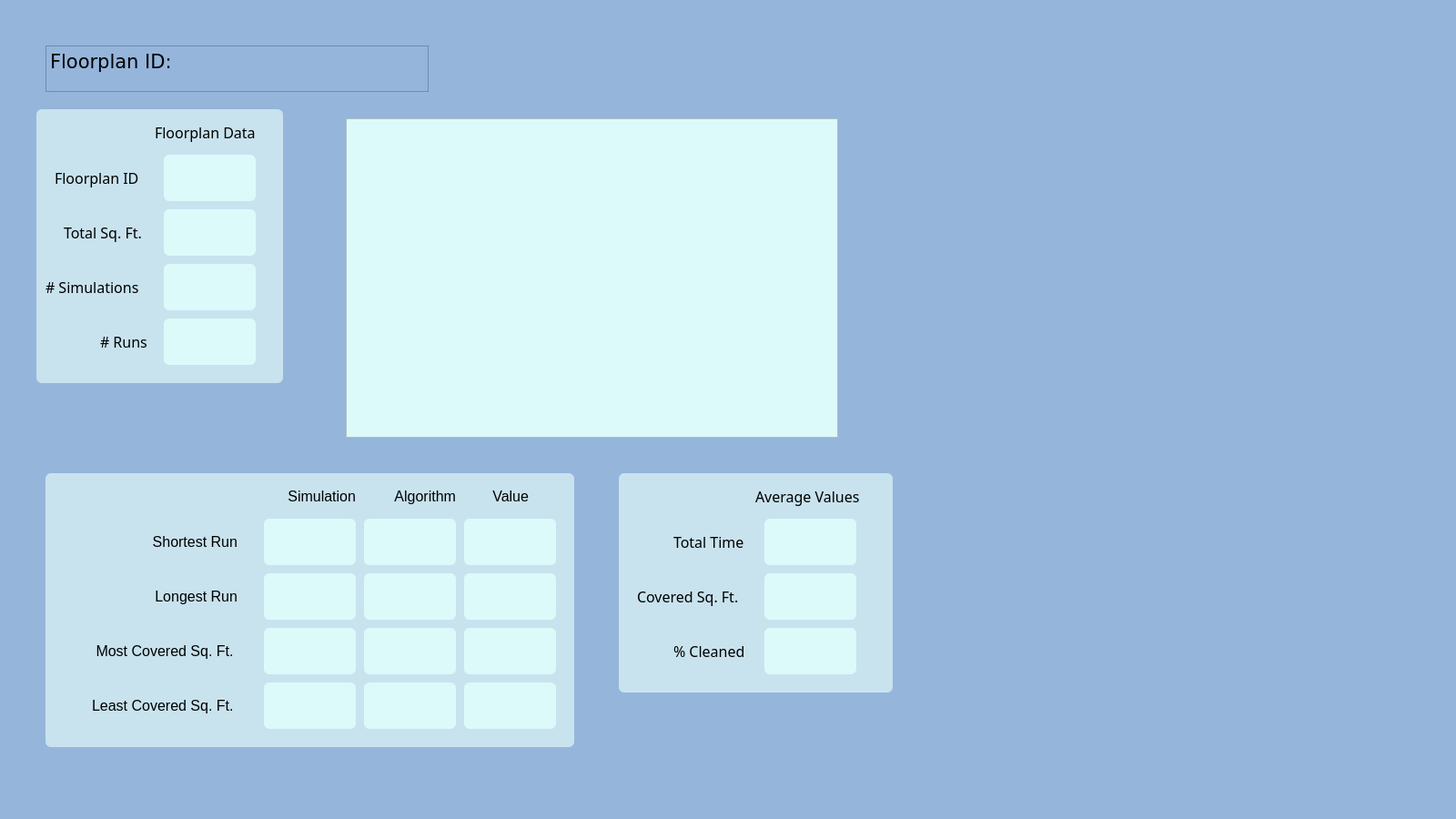
<?xml version="1.0" encoding="UTF-8"?>
<ui version="4.0">
 <class>summary</class>
 <widget class="QWidget" name="summary">
  <property name="geometry">
   <rect>
    <x>0</x>
    <y>0</y>
    <width>1600</width>
    <height>900</height>
   </rect>
  </property>
  <property name="windowTitle">
   <string>MainWindow</string>
  </property>
  <property name="styleSheet">
   <string notr="true">background-color: rgb(149, 181, 219);</string>
  </property>
  <widget class="QWidget" name="centralwidget" native="true">
   <property name="geometry">
    <rect>
     <x>0</x>
     <y>0</y>
     <width>1191</width>
     <height>851</height>
    </rect>
   </property>
   <widget class="QGraphicsView" name="floorplanView">
    <property name="geometry">
     <rect>
      <x>380</x>
      <y>130</y>
      <width>541</width>
      <height>351</height>
     </rect>
    </property>
    <property name="styleSheet">
     <string notr="true">background-color: rgb(220, 250, 250);</string>
    </property>
   </widget>
   <widget class="QFrame" name="frame">
    <property name="geometry">
     <rect>
      <x>50</x>
      <y>520</y>
      <width>581</width>
      <height>301</height>
     </rect>
    </property>
    <property name="styleSheet">
     <string notr="true">background-color: rgb(200, 227, 238);
 border-radius: 6px;</string>
    </property>
    <property name="frameShape">
     <enum>QFrame::Shape::StyledPanel</enum>
    </property>
    <property name="frameShadow">
     <enum>QFrame::Shadow::Raised</enum>
    </property>
    <widget class="QLabel" name="longLabel">
     <property name="geometry">
      <rect>
       <x>90</x>
       <y>120</y>
       <width>121</width>
       <height>31</height>
      </rect>
     </property>
     <property name="font">
      <font>
       <pointsize>12</pointsize>
      </font>
     </property>
     <property name="text">
      <string>Longest Run</string>
     </property>
     <property name="alignment">
      <set>Qt::AlignmentFlag::AlignRight|Qt::AlignmentFlag::AlignTrailing|Qt::AlignmentFlag::AlignVCenter</set>
     </property>
    </widget>
    <widget class="QTextEdit" name="valueMC">
     <property name="geometry">
      <rect>
       <x>460</x>
       <y>170</y>
       <width>101</width>
       <height>51</height>
      </rect>
     </property>
     <property name="font">
      <font>
       <pointsize>12</pointsize>
      </font>
     </property>
     <property name="styleSheet">
      <string notr="true">background-color: rgb(220, 250, 250);</string>
     </property>
    </widget>
    <widget class="QTextEdit" name="simMC">
     <property name="geometry">
      <rect>
       <x>240</x>
       <y>170</y>
       <width>101</width>
       <height>51</height>
      </rect>
     </property>
     <property name="font">
      <font>
       <pointsize>12</pointsize>
      </font>
     </property>
     <property name="styleSheet">
      <string notr="true">background-color: rgb(220, 250, 250);</string>
     </property>
    </widget>
    <widget class="QLabel" name="label_4">
     <property name="geometry">
      <rect>
       <x>10</x>
       <y>240</y>
       <width>201</width>
       <height>31</height>
      </rect>
     </property>
     <property name="font">
      <font>
       <pointsize>12</pointsize>
      </font>
     </property>
     <property name="text">
      <string>Least Covered Sq. Ft. </string>
     </property>
     <property name="alignment">
      <set>Qt::AlignmentFlag::AlignRight|Qt::AlignmentFlag::AlignTrailing|Qt::AlignmentFlag::AlignVCenter</set>
     </property>
    </widget>
    <widget class="QTextEdit" name="algMC">
     <property name="geometry">
      <rect>
       <x>350</x>
       <y>170</y>
       <width>101</width>
       <height>51</height>
      </rect>
     </property>
     <property name="font">
      <font>
       <pointsize>12</pointsize>
      </font>
     </property>
     <property name="styleSheet">
      <string notr="true">background-color: rgb(220, 250, 250);</string>
     </property>
    </widget>
    <widget class="QTextEdit" name="valueLC">
     <property name="geometry">
      <rect>
       <x>460</x>
       <y>230</y>
       <width>101</width>
       <height>51</height>
      </rect>
     </property>
     <property name="font">
      <font>
       <pointsize>12</pointsize>
      </font>
     </property>
     <property name="styleSheet">
      <string notr="true">background-color: rgb(220, 250, 250);</string>
     </property>
    </widget>
    <widget class="QTextEdit" name="simLR">
     <property name="geometry">
      <rect>
       <x>240</x>
       <y>110</y>
       <width>101</width>
       <height>51</height>
      </rect>
     </property>
     <property name="font">
      <font>
       <pointsize>12</pointsize>
      </font>
     </property>
     <property name="styleSheet">
      <string notr="true">background-color: rgb(220, 250, 250);</string>
     </property>
    </widget>
    <widget class="QTextEdit" name="simSR">
     <property name="geometry">
      <rect>
       <x>240</x>
       <y>50</y>
       <width>101</width>
       <height>51</height>
      </rect>
     </property>
     <property name="font">
      <font>
       <pointsize>12</pointsize>
      </font>
     </property>
     <property name="styleSheet">
      <string notr="true">background-color: rgb(220, 250, 250);</string>
     </property>
    </widget>
    <widget class="QTextEdit" name="algLR">
     <property name="geometry">
      <rect>
       <x>350</x>
       <y>110</y>
       <width>101</width>
       <height>51</height>
      </rect>
     </property>
     <property name="font">
      <font>
       <pointsize>12</pointsize>
      </font>
     </property>
     <property name="styleSheet">
      <string notr="true">background-color: rgb(220, 250, 250);</string>
     </property>
    </widget>
    <widget class="QTextEdit" name="valueLR">
     <property name="geometry">
      <rect>
       <x>460</x>
       <y>110</y>
       <width>101</width>
       <height>51</height>
      </rect>
     </property>
     <property name="font">
      <font>
       <pointsize>12</pointsize>
      </font>
     </property>
     <property name="styleSheet">
      <string notr="true">background-color: rgb(220, 250, 250);</string>
     </property>
    </widget>
    <widget class="QLabel" name="shortLabel">
     <property name="geometry">
      <rect>
       <x>90</x>
       <y>60</y>
       <width>121</width>
       <height>31</height>
      </rect>
     </property>
     <property name="font">
      <font>
       <pointsize>12</pointsize>
      </font>
     </property>
     <property name="text">
      <string>Shortest Run</string>
     </property>
     <property name="alignment">
      <set>Qt::AlignmentFlag::AlignRight|Qt::AlignmentFlag::AlignTrailing|Qt::AlignmentFlag::AlignVCenter</set>
     </property>
    </widget>
    <widget class="QTextEdit" name="valueSR">
     <property name="geometry">
      <rect>
       <x>460</x>
       <y>50</y>
       <width>101</width>
       <height>51</height>
      </rect>
     </property>
     <property name="font">
      <font>
       <pointsize>12</pointsize>
      </font>
     </property>
     <property name="styleSheet">
      <string notr="true">background-color: rgb(220, 250, 250);</string>
     </property>
    </widget>
    <widget class="QTextEdit" name="algLC">
     <property name="geometry">
      <rect>
       <x>350</x>
       <y>230</y>
       <width>101</width>
       <height>51</height>
      </rect>
     </property>
     <property name="font">
      <font>
       <pointsize>12</pointsize>
      </font>
     </property>
     <property name="styleSheet">
      <string notr="true">background-color: rgb(220, 250, 250);</string>
     </property>
    </widget>
    <widget class="QTextEdit" name="simLC">
     <property name="geometry">
      <rect>
       <x>240</x>
       <y>230</y>
       <width>101</width>
       <height>51</height>
      </rect>
     </property>
     <property name="font">
      <font>
       <pointsize>12</pointsize>
      </font>
     </property>
     <property name="styleSheet">
      <string notr="true">background-color: rgb(220, 250, 250);</string>
     </property>
    </widget>
    <widget class="QTextEdit" name="algSR">
     <property name="geometry">
      <rect>
       <x>350</x>
       <y>50</y>
       <width>101</width>
       <height>51</height>
      </rect>
     </property>
     <property name="font">
      <font>
       <pointsize>12</pointsize>
      </font>
     </property>
     <property name="styleSheet">
      <string notr="true">background-color: rgb(220, 250, 250);</string>
     </property>
    </widget>
    <widget class="QLabel" name="mostLabel">
     <property name="geometry">
      <rect>
       <x>10</x>
       <y>180</y>
       <width>201</width>
       <height>31</height>
      </rect>
     </property>
     <property name="font">
      <font>
       <pointsize>12</pointsize>
      </font>
     </property>
     <property name="text">
      <string>Most Covered Sq. Ft. </string>
     </property>
     <property name="alignment">
      <set>Qt::AlignmentFlag::AlignRight|Qt::AlignmentFlag::AlignTrailing|Qt::AlignmentFlag::AlignVCenter</set>
     </property>
    </widget>
    <widget class="QLabel" name="simLabel">
     <property name="geometry">
      <rect>
       <x>240</x>
       <y>10</y>
       <width>101</width>
       <height>31</height>
      </rect>
     </property>
     <property name="font">
      <font>
       <pointsize>12</pointsize>
      </font>
     </property>
     <property name="text">
      <string>Simulation</string>
     </property>
     <property name="alignment">
      <set>Qt::AlignmentFlag::AlignRight|Qt::AlignmentFlag::AlignTrailing|Qt::AlignmentFlag::AlignVCenter</set>
     </property>
    </widget>
    <widget class="QLabel" name="algLabel">
     <property name="geometry">
      <rect>
       <x>350</x>
       <y>10</y>
       <width>101</width>
       <height>31</height>
      </rect>
     </property>
     <property name="font">
      <font>
       <pointsize>12</pointsize>
      </font>
     </property>
     <property name="text">
      <string>Algorithm</string>
     </property>
     <property name="alignment">
      <set>Qt::AlignmentFlag::AlignRight|Qt::AlignmentFlag::AlignTrailing|Qt::AlignmentFlag::AlignVCenter</set>
     </property>
    </widget>
    <widget class="QLabel" name="valLabel">
     <property name="geometry">
      <rect>
       <x>480</x>
       <y>10</y>
       <width>51</width>
       <height>31</height>
      </rect>
     </property>
     <property name="font">
      <font>
       <pointsize>12</pointsize>
      </font>
     </property>
     <property name="text">
      <string>Value</string>
     </property>
     <property name="alignment">
      <set>Qt::AlignmentFlag::AlignRight|Qt::AlignmentFlag::AlignTrailing|Qt::AlignmentFlag::AlignVCenter</set>
     </property>
    </widget>
   </widget>
   <widget class="QFrame" name="frame_2">
    <property name="geometry">
     <rect>
      <x>680</x>
      <y>520</y>
      <width>301</width>
      <height>241</height>
     </rect>
    </property>
    <property name="styleSheet">
     <string notr="true">background-color: rgb(200, 227, 238);
 border-radius: 6px;</string>
    </property>
    <property name="frameShape">
     <enum>QFrame::Shape::StyledPanel</enum>
    </property>
    <property name="frameShadow">
     <enum>QFrame::Shadow::Raised</enum>
    </property>
    <widget class="QLabel" name="timeLabel">
     <property name="geometry">
      <rect>
       <x>60</x>
       <y>60</y>
       <width>91</width>
       <height>31</height>
      </rect>
     </property>
     <property name="font">
      <font>
       <family>Corbel</family>
       <pointsize>12</pointsize>
      </font>
     </property>
     <property name="text">
      <string>Total Time</string>
     </property>
    </widget>
    <widget class="QLabel" name="cleanLabel">
     <property name="geometry">
      <rect>
       <x>60</x>
       <y>180</y>
       <width>91</width>
       <height>31</height>
      </rect>
     </property>
     <property name="font">
      <font>
       <family>Corbel</family>
       <pointsize>12</pointsize>
      </font>
     </property>
     <property name="text">
      <string>% Cleaned</string>
     </property>
    </widget>
    <widget class="QLabel" name="avgLabel">
     <property name="geometry">
      <rect>
       <x>150</x>
       <y>10</y>
       <width>131</width>
       <height>31</height>
      </rect>
     </property>
     <property name="font">
      <font>
       <family>Corbel</family>
       <pointsize>12</pointsize>
      </font>
     </property>
     <property name="text">
      <string>Average Values</string>
     </property>
    </widget>
    <widget class="QTextEdit" name="avgPerCl">
     <property name="geometry">
      <rect>
       <x>160</x>
       <y>170</y>
       <width>101</width>
       <height>51</height>
      </rect>
     </property>
     <property name="font">
      <font>
       <pointsize>12</pointsize>
      </font>
     </property>
     <property name="styleSheet">
      <string notr="true">background-color: rgb(220, 250, 250);</string>
     </property>
    </widget>
    <widget class="QTextEdit" name="avgCover">
     <property name="geometry">
      <rect>
       <x>160</x>
       <y>110</y>
       <width>101</width>
       <height>51</height>
      </rect>
     </property>
     <property name="font">
      <font>
       <pointsize>12</pointsize>
      </font>
     </property>
     <property name="styleSheet">
      <string notr="true">background-color: rgb(220, 250, 250);</string>
     </property>
    </widget>
    <widget class="QLabel" name="coverLabel">
     <property name="geometry">
      <rect>
       <x>20</x>
       <y>120</y>
       <width>131</width>
       <height>31</height>
      </rect>
     </property>
     <property name="font">
      <font>
       <family>Corbel</family>
       <pointsize>12</pointsize>
      </font>
     </property>
     <property name="text">
      <string>Covered Sq. Ft. </string>
     </property>
    </widget>
    <widget class="QTextEdit" name="avgTime">
     <property name="geometry">
      <rect>
       <x>160</x>
       <y>50</y>
       <width>101</width>
       <height>51</height>
      </rect>
     </property>
     <property name="font">
      <font>
       <pointsize>12</pointsize>
      </font>
     </property>
     <property name="styleSheet">
      <string notr="true">background-color: rgb(220, 250, 250);</string>
     </property>
    </widget>
   </widget>
   <widget class="QFrame" name="frame_3">
    <property name="geometry">
     <rect>
      <x>40</x>
      <y>120</y>
      <width>271</width>
      <height>301</height>
     </rect>
    </property>
    <property name="styleSheet">
     <string notr="true">background-color: rgb(200, 227, 238);
 border-radius: 6px;</string>
    </property>
    <property name="frameShape">
     <enum>QFrame::Shape::StyledPanel</enum>
    </property>
    <property name="frameShadow">
     <enum>QFrame::Shadow::Raised</enum>
    </property>
    <widget class="QLabel" name="dataLabel">
     <property name="geometry">
      <rect>
       <x>130</x>
       <y>10</y>
       <width>131</width>
       <height>31</height>
      </rect>
     </property>
     <property name="font">
      <font>
       <family>Corbel</family>
       <pointsize>12</pointsize>
      </font>
     </property>
     <property name="text">
      <string>Floorplan Data</string>
     </property>
    </widget>
    <widget class="QLabel" name="idLabel">
     <property name="geometry">
      <rect>
       <x>20</x>
       <y>60</y>
       <width>111</width>
       <height>31</height>
      </rect>
     </property>
     <property name="font">
      <font>
       <family>Corbel</family>
       <pointsize>12</pointsize>
      </font>
     </property>
     <property name="text">
      <string>Floorplan ID</string>
     </property>
    </widget>
    <widget class="QLabel" name="numRunLabel">
     <property name="geometry">
      <rect>
       <x>70</x>
       <y>240</y>
       <width>71</width>
       <height>31</height>
      </rect>
     </property>
     <property name="font">
      <font>
       <family>Corbel</family>
       <pointsize>12</pointsize>
      </font>
     </property>
     <property name="text">
      <string># Runs</string>
     </property>
    </widget>
    <widget class="QLabel" name="numSimLabel">
     <property name="geometry">
      <rect>
       <x>10</x>
       <y>180</y>
       <width>131</width>
       <height>31</height>
      </rect>
     </property>
     <property name="font">
      <font>
       <family>Corbel</family>
       <pointsize>12</pointsize>
      </font>
     </property>
     <property name="text">
      <string># Simulations</string>
     </property>
    </widget>
    <widget class="QTextEdit" name="numSims">
     <property name="geometry">
      <rect>
       <x>140</x>
       <y>170</y>
       <width>101</width>
       <height>51</height>
      </rect>
     </property>
     <property name="font">
      <font>
       <pointsize>12</pointsize>
      </font>
     </property>
     <property name="styleSheet">
      <string notr="true">background-color: rgb(220, 250, 250);</string>
     </property>
    </widget>
    <widget class="QTextEdit" name="numRuns">
     <property name="geometry">
      <rect>
       <x>140</x>
       <y>230</y>
       <width>101</width>
       <height>51</height>
      </rect>
     </property>
     <property name="font">
      <font>
       <pointsize>12</pointsize>
      </font>
     </property>
     <property name="styleSheet">
      <string notr="true">background-color: rgb(220, 250, 250);</string>
     </property>
    </widget>
    <widget class="QTextEdit" name="totalSF">
     <property name="geometry">
      <rect>
       <x>140</x>
       <y>110</y>
       <width>101</width>
       <height>51</height>
      </rect>
     </property>
     <property name="font">
      <font>
       <pointsize>12</pointsize>
      </font>
     </property>
     <property name="styleSheet">
      <string notr="true">background-color: rgb(220, 250, 250);</string>
     </property>
    </widget>
    <widget class="QLabel" name="tsfLabel">
     <property name="geometry">
      <rect>
       <x>30</x>
       <y>120</y>
       <width>101</width>
       <height>31</height>
      </rect>
     </property>
     <property name="font">
      <font>
       <family>Corbel</family>
       <pointsize>12</pointsize>
      </font>
     </property>
     <property name="text">
      <string>Total Sq. Ft. </string>
     </property>
    </widget>
    <widget class="QTextEdit" name="id">
     <property name="geometry">
      <rect>
       <x>140</x>
       <y>50</y>
       <width>101</width>
       <height>51</height>
      </rect>
     </property>
     <property name="font">
      <font>
       <pointsize>12</pointsize>
      </font>
     </property>
     <property name="styleSheet">
      <string notr="true">background-color: rgb(220, 250, 250);</string>
     </property>
    </widget>
   </widget>
   <widget class="QTextEdit" name="Title">
    <property name="geometry">
     <rect>
      <x>50</x>
      <y>50</y>
      <width>421</width>
      <height>51</height>
     </rect>
    </property>
    <property name="font">
     <font>
      <family>Verdana</family>
      <pointsize>16</pointsize>
     </font>
    </property>
    <property name="html">
     <string>&lt;!DOCTYPE HTML PUBLIC &quot;-//W3C//DTD HTML 4.0//EN&quot; &quot;http://www.w3.org/TR/REC-html40/strict.dtd&quot;&gt;
&lt;html&gt;&lt;head&gt;&lt;meta name=&quot;qrichtext&quot; content=&quot;1&quot; /&gt;&lt;meta charset=&quot;utf-8&quot; /&gt;&lt;style type=&quot;text/css&quot;&gt;
p, li { white-space: pre-wrap; }
hr { height: 1px; border-width: 0; }
li.unchecked::marker { content: &quot;\2610&quot;; }
li.checked::marker { content: &quot;\2612&quot;; }
&lt;/style&gt;&lt;/head&gt;&lt;body style=&quot; font-family:'Verdana'; font-size:16pt; font-weight:400; font-style:normal;&quot;&gt;
&lt;p style=&quot; margin-top:0px; margin-bottom:0px; margin-left:0px; margin-right:0px; -qt-block-indent:0; text-indent:0px;&quot;&gt;Floorplan ID:&lt;/p&gt;&lt;/body&gt;&lt;/html&gt;</string>
    </property>
   </widget>
  </widget>
  <widget class="QMenuBar" name="menubar">
   <property name="geometry">
    <rect>
     <x>0</x>
     <y>0</y>
     <width>1600</width>
     <height>26</height>
    </rect>
   </property>
  </widget>
  <widget class="QStatusBar" name="statusbar">
   <property name="geometry">
    <rect>
     <x>0</x>
     <y>0</y>
     <width>3</width>
     <height>25</height>
    </rect>
   </property>
  </widget>
 </widget>
 <resources/>
 <connections/>
</ui>
